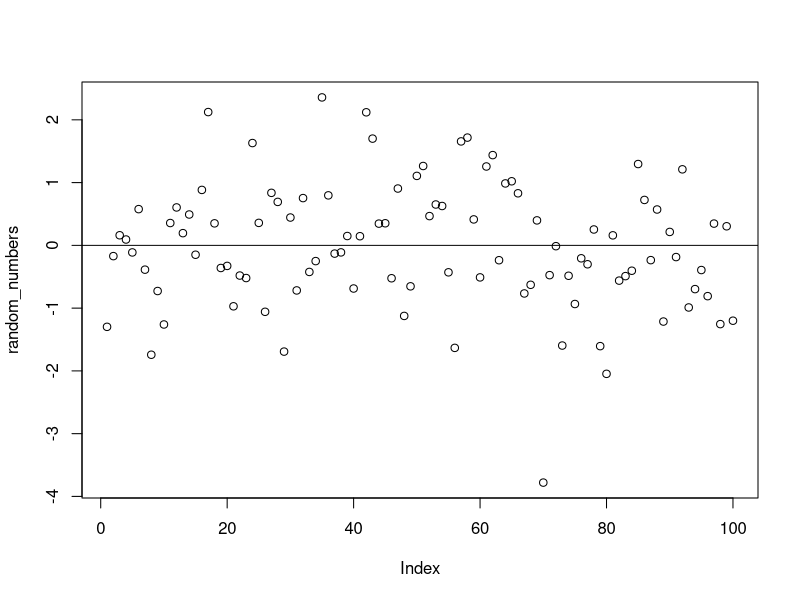

Source code (R):
# how to produce random numbers and plot its profile

random_numbers <- rnorm(100, 0, 1)
plot(random_numbers)
abline(h=0)

# this produces 100 random numbers with normal distribution